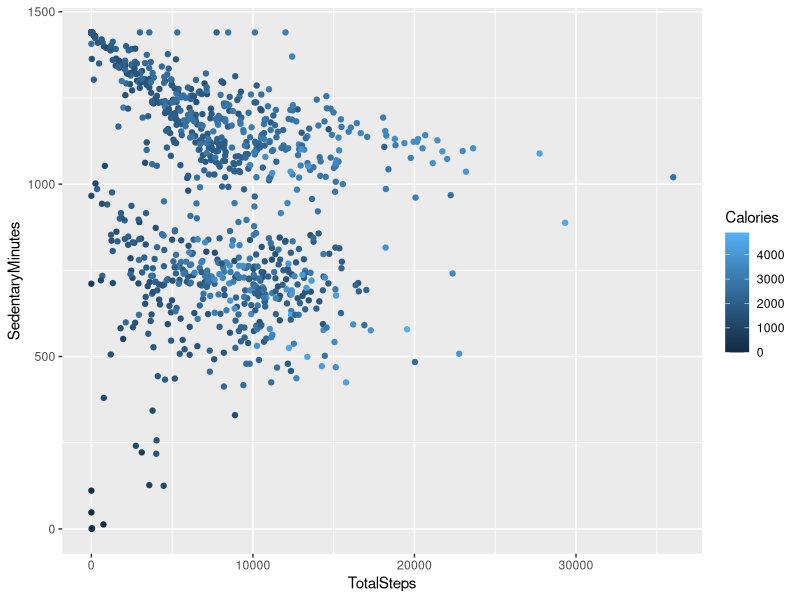

The R script that drew this image: (Note: this script raises an error after producing the figure.)
library(tidyverse)  #helps wrangle data
library(lubridate)  #helps wrangle date attributes
library(ggplot2)  #helps visualize data

#import dailyActivity_merged.xlsx
library(readxl)

dailyActivity_merged <- read.csv("Fitabase Data 4.12.16-5.12.16/dailyActivity_merged.csv")
daily_calories <- read.csv("Fitabase Data 4.12.16-5.12.16/dailyCalories_merged.csv")
sleep_day <- read.csv("Fitabase Data 4.12.16-5.12.16/sleepDay_merged.csv")
daily_intensities <- read.csv("Fitabase Data 4.12.16-5.12.16/dailyIntensities_merged.csv")
weight_log <- read.csv("Fitabase Data 4.12.16-5.12.16/weightLogInfo_merged.csv")
head(dailyActivity_merged)

colnames(dailyActivity_merged) #know coloun names

glimpse(dailyActivity_merged) #This is like a transposed version of print: columns run down the page, and data runs across

head(daily_calories)
colnames(daily_calories)

head(sleep_day)
colnames(sleep_day)

head(daily_intensities)
colnames(daily_intensities)

head(weight_log)
colnames(weight_log)


# all the datasets has Id as common field so can use id as primary field for this.
#It looks like the daily_activity, daily_calories, and daily_intensities have the exact same number of observations.

#Furthermore, it seems the daily_activity table might have a log of calories and intensities already, so we should confirm that the values actually match for any given ‘ID’ number.
#Lets write the SQL query /syntax to see if there are any values in daily_calories that are in dailyActivity_merged
#so created temp data frame

dailyActivity_merged2<- dailyActivity_merged %>%
  select(Id,ActivityDate,Calories)

head(dailyActivity_merged2)

install.packages('sqldf')
library(sqldf)

#finding similar elements from 2 tables
sql_check <- sqldf('Select * From dailyActivity_merged2 INTERSECT SELECT * FROM daily_calories')
head(sql_check)

nrow(sql_check)#number of rows

#creating temporary data set to store values
dailyActivity_merged3<- dailyActivity_merged %>%
  select(Id, ActivityDate, SedentaryMinutes, LightlyActiveMinutes, FairlyActiveMinutes, VeryActiveMinutes, SedentaryActiveDistance, LightActiveDistance, ModeratelyActiveDistance, VeryActiveDistance)

head(dailyActivity_merged3)


sql_check1 <- sqldf('Select * from dailyActivity_merged3 INTERSECT select * from daily_intensities')
head(sql_check1)
nrow(sql_check1)


n_distinct(dailyActivity_merged$Id)
n_distinct(sleep_day$Id)
n_distinct(weight_log$Id)

#How many observations are there in each dataframe?
nrow(dailyActivity_merged)
nrow(sleep_day)
nrow(weight_log)

#summary for tables
dailyActivity_merged %>%
  select(TotalSteps,
         TotalDistance,
         SedentaryMinutes,
         VeryActiveMinutes) %>%
  summary()

sleep_day %>%  
  select(TotalSleepRecords,
         TotalMinutesAsleep,
         TotalTimeInBed) %>%
  summary()

weight_log %>%  
  select(WeightPounds,
         BMI) %>%
  summary()

ggplot(data=dailyActivity_merged, aes(x=TotalSteps, y=SedentaryMinutes, color = Calories)) + geom_point()
ggplot(data=dailyActivity_merged, aes(x=TotalSteps, y = Calories))+ geom_point() + stat_smooth(method~lm)

#differences between the observed values and the the estimated value.


calories.lm <- lm(Calories ~ TotalSteps, data = dailyActivity_merged)
calories.res <- resid(calories.lm)

plot(dailyActivity_merged$TotalSteps, calories.res, ylab="Residuals",
     xlab = "Total Steps", main = "Calories Burned")
abline(0,0)
#mess
plot(density(calories.res))


#Let’s look at our sleep data, we should see a practically 1:1 trend from the amount of time slept and the total time someone spends in bed.

ggplot(data=sleep_day,aes(x=TotalMinutesAsleep,y=TotalTimeInBed))+geom_point()

combined_sleep_day_data <- merge(sleep_day,dailyActivity_merged,by="Id")
head(combined_sleep_day_data)

n_distinct(combined_sleep_day_data$Id)

combined_sleep_day_data2 <- merge(sleep_day,dailyActivity_merged,by="Id",all=TRUE)
head(combined_sleep_day_data2)

n_distinct(combined_sleep_day_data2$Id)

#Sedentary Time vs Time In Bed
sedentary.lm <- lm(SedentaryMinutes ~ TotalTimeInBed, data = combined_sleep_day_data)
sedentary.lm

#And now a pearson correlation coefficient:
cor(combined_sleep_day_data$TotalTimeInBed,combined_sleep_day_data$SedentaryMinutes, method = "pearson")

ggplot(data = combined_sleep_day_data, aes(x=VeryActiveMinutes, y=Calories)) + geom_point() + stat_smooth(method = lm)

#The lm() function is used to fit linear models to data frames in the R Language. It can be used to carry out regression, single stratum analysis of variance, and analysis of covariance to predict the value corresponding to data that is not in the data frame.
lm(Calories ~ VeryActiveMinutes, data = combined_sleep_day_data)

ggplot(data = combined_sleep_day_data, aes(x=TotalSteps, y=Calories)) + geom_point() +stat_smooth(method = lm)

lm(Calories ~ TotalSteps, data = combined_sleep_day_data)

ggplot(data = combined_sleep_day_data, aes(x=FairlyActiveMinutes, y=Calories)) + geom_point() + stat_smooth(method = lm)

lm(Calories ~ FairlyActiveMinutes, data = combined_sleep_day_data)
